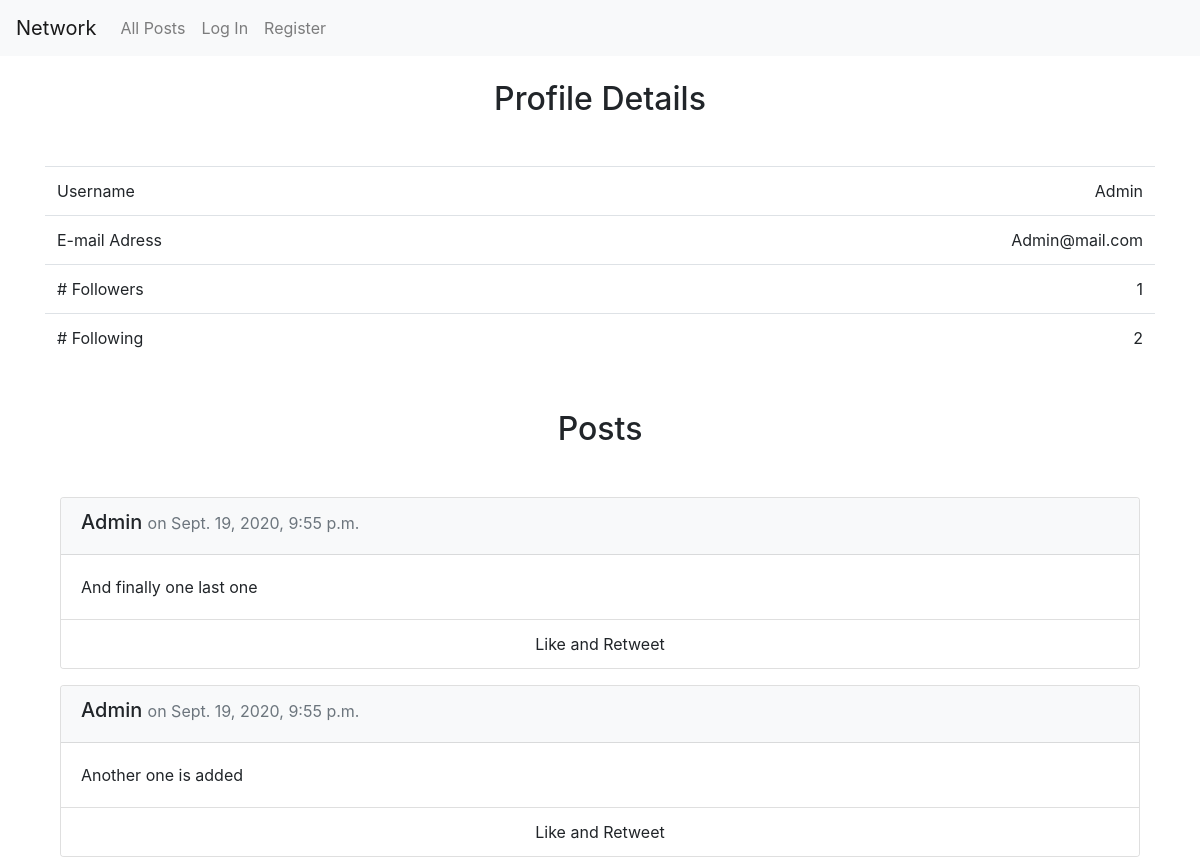
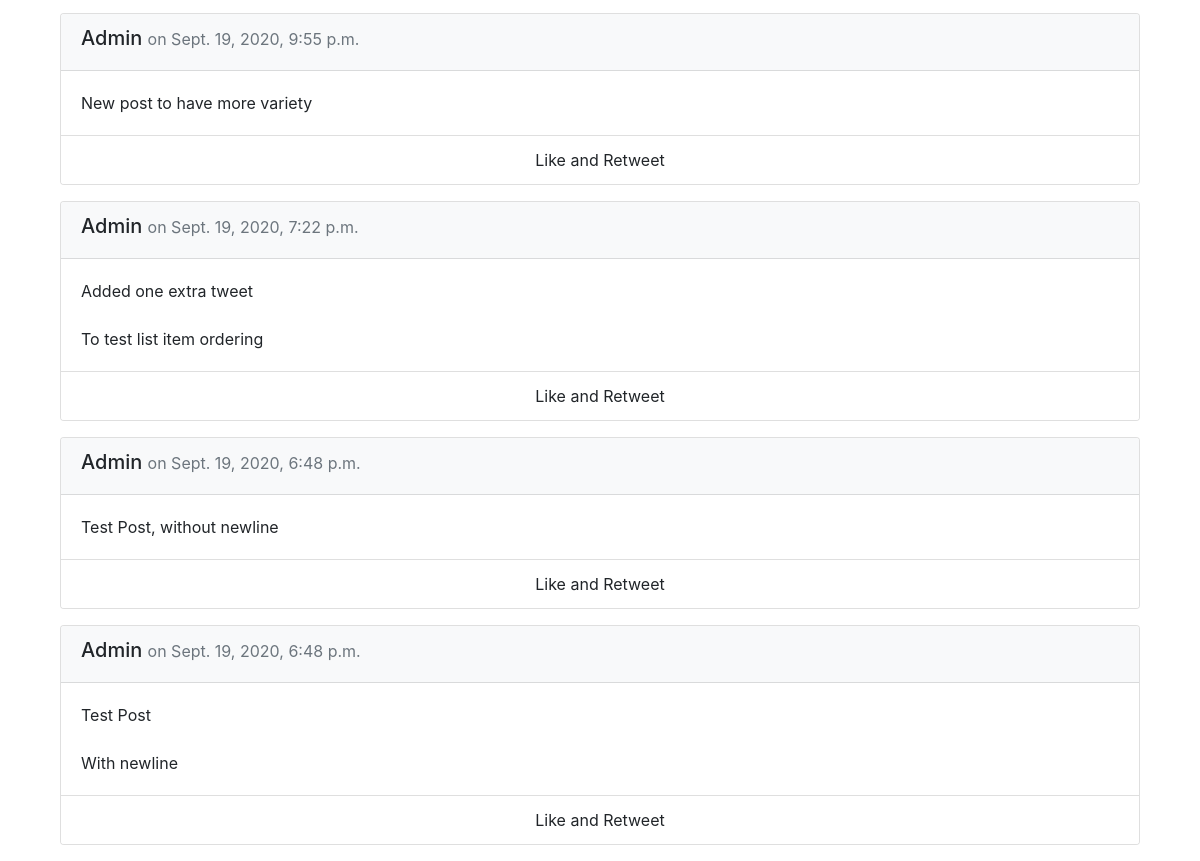
The page /profile/Admin on the database as committed earlier (2 pictures, top to bottom).
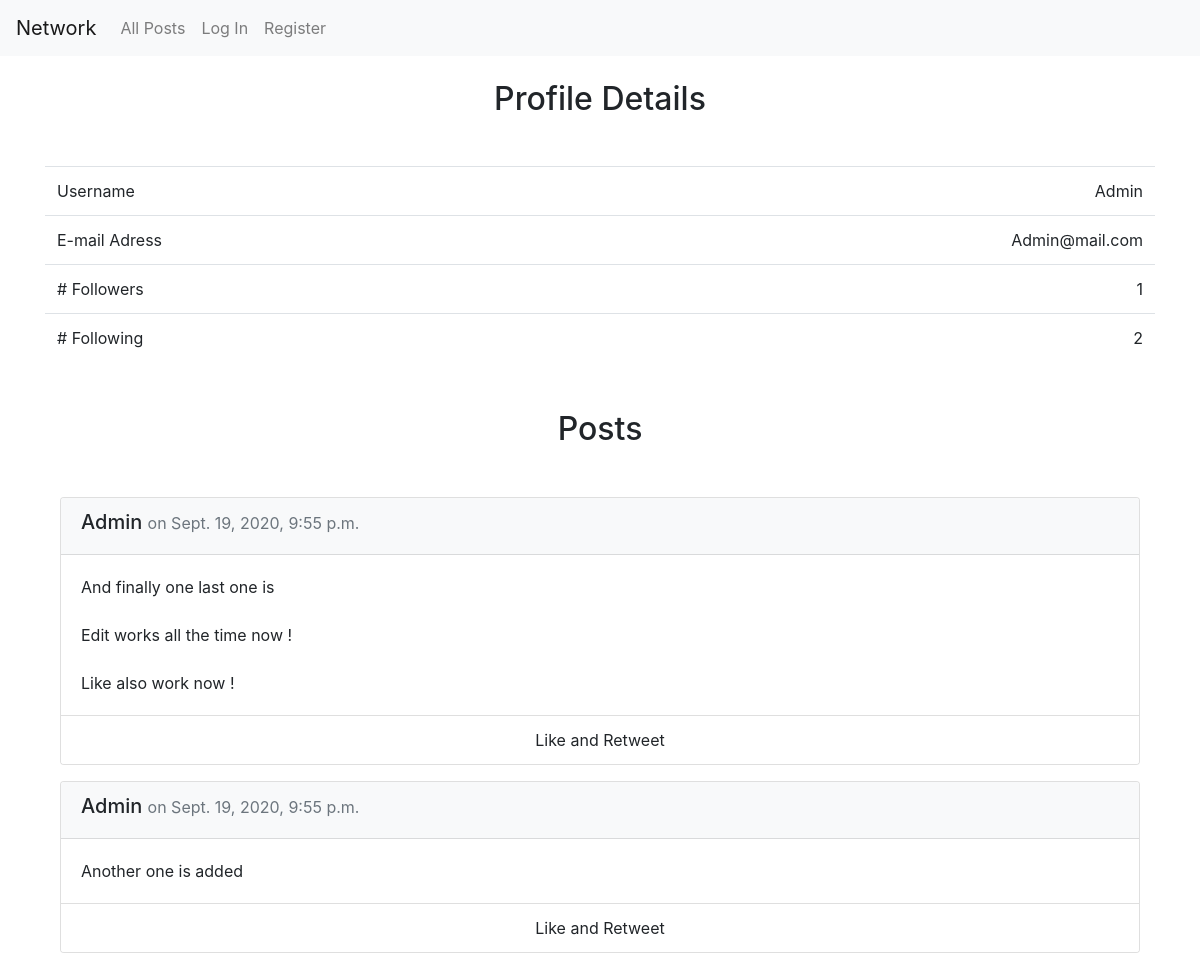
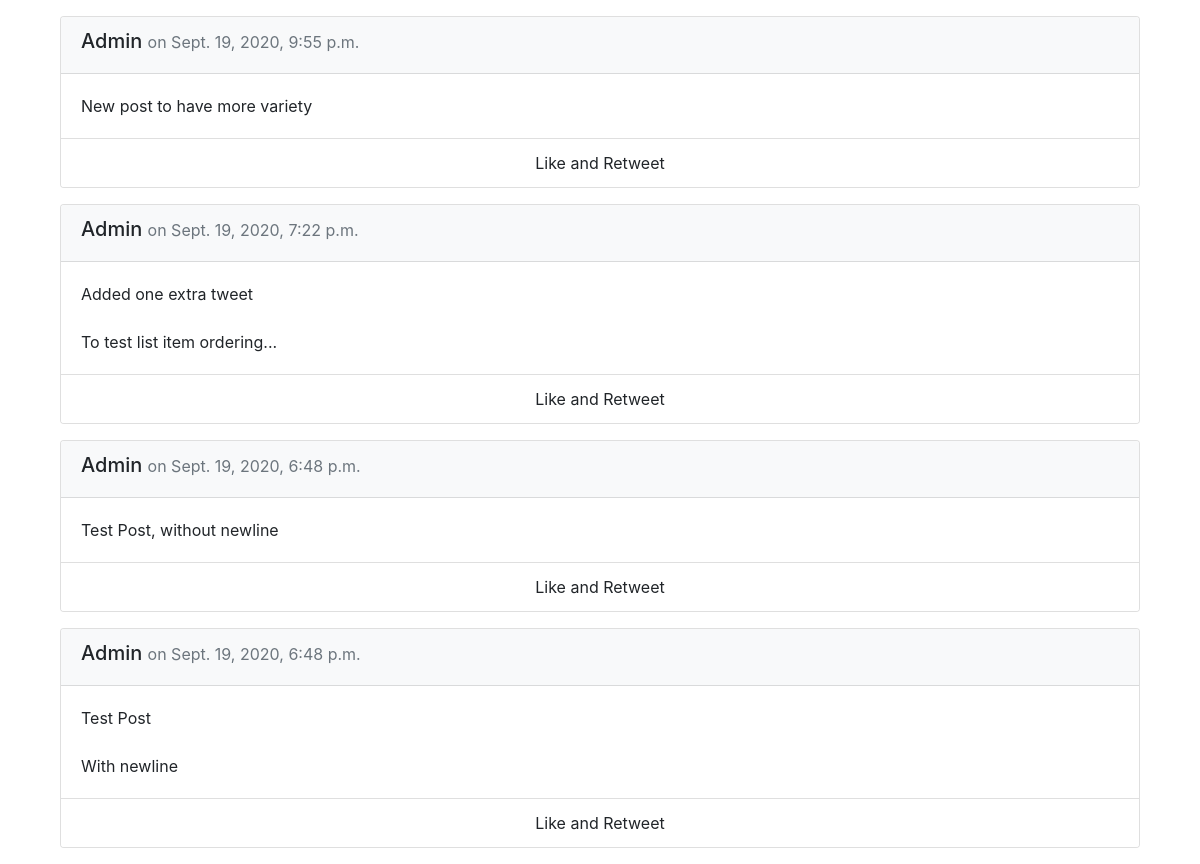
The same page on the database as committed later (2 pictures, top to bottom).
### network/models.py (models this page shows, shortened)
class Post(models.Model):
    creator = models.ForeignKey(User, related_name="posts",
                on_delete=models.CASCADE)
    timestamp = models.DateTimeField(auto_now_add=True)
    content = models.CharField(max_length=10000)

class User(AbstractUser):
    likes = models.ManyToManyField("Post", blank=True,
            related_name="likes")
    follows = models.ManyToManyField("self", blank=True, symmetrical=False,
              related_name="followers", default=0)
    def __str__(self):
        return f"{self.username}"

### network/views.py (the view)
# urls.py: path("profile/<str:username>", views.profile, name="profile"),
def profile(request, username):
    user = User.objects.get(username=username)
    if request.user == user:
        showFollow = 0
    elif request.user.username in user.followers.all():
        showFollow = 1
    else:
        showFollow = 2
    content = getPaginator(request, user.posts.order_by("-timestamp"))
    content["profile"] = user
    content["showFollow"] = showFollow
    return render(request, "network/profile.html", content)

### network/utils.py (called while the page is built)
def getPaginator(request, data):
    p = Paginator(data, 10)
    page_number = request.GET.get("page", 1)
    page = p.get_page(page_number)
    if page.has_previous():
        previousURL = f"?page={page.previous_page_number()}"
    else:
        previousURL = ''
    if page.has_next():
        nextURL = f"?page={page.next_page_number()}"
    else:
        nextURL = ''
    content = {"page": page, "previousURL": previousURL, "nextURL": nextURL}
    return content

### network/templates/network/profile.html (shortened to what this page needs)
{% extends "network/layout.html" %}
{% block body %}
<div class="container">
    <h2 class="text-center mt-4">
        Profile Details
    </h2>
    <table class="table mt-5 mb-4 responsive">
        <tbody>
            <tr>
                <td> Username </td>
                <td class="text-right">{{ profile.username }}</td>
            </tr>
            <tr>
                <td>E-mail Adress</td>
                <td class="text-right">{{ profile.email }}</td>
            </tr>
            <tr>
                <td># Followers</td>
                <td class="text-right">{{ profile.followers.all | length }}</td>
            </tr>
            <tr>
                <td># Following</td>
                <td class="text-right">{{ profile.follows.all | length }}</td>
            </tr>
        </tbody>
    </table>
    <h2 class="text-center my-5">Posts</h2>
    <div class="container d-block mt-3">
        {% for post in page.object_list %}
        <div class="card my-3">
            <div class="card-header bg-light">
                <h5>{{ post.creator }}
                    <small class="text-muted"> on {{ post.timestamp }}</small>
                </h5>
            </div>
            <div class="card-body">
                <p class="card-text content">{{ post.content }}</p>
              </div>
            <div class="card-footer bg-white text-center">
                Like and Retweet
            </div>
          </div>
        {% endfor %}
    </div>
</div>
{% endblock %}

Rows that differ between the two databases and show on the page:
changed Post: content "And finally one last one" → "And finally one last one is Edit works all the time now ! Like also work now !"
changed Post: content "Added one extra tweet To test list item ordering" → "Added one extra tweet To test list item ordering..."
